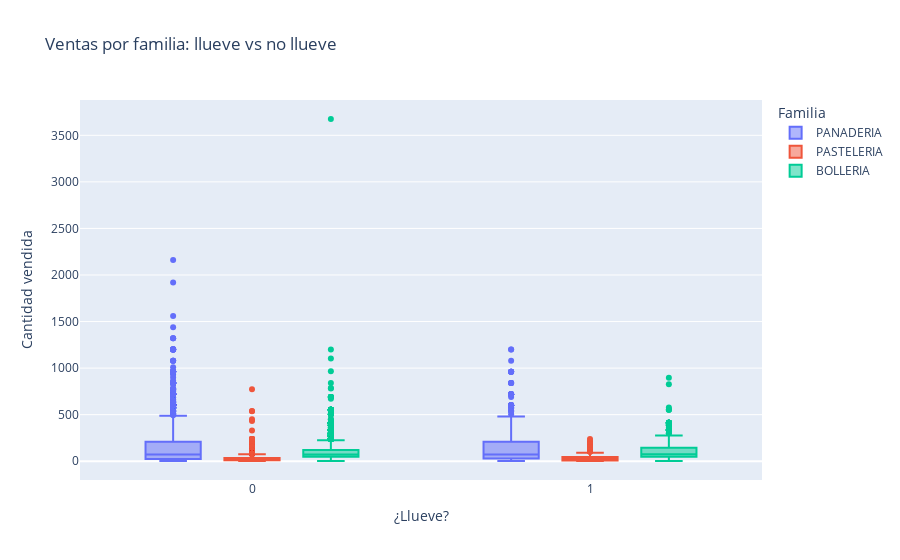

This figure's notebook cell:
### Markdown cell above
#### 14. ¿El comportamiento de compra (la variable Cantidad) cuando llueve es superior a cuando no llueve?

### Code cell
# Crear variable binaria: llueve o no
df_clima["Llueve"] = df_clima["prcp_w"].apply(lambda x: 1 if x > 0 else 0)

# Gráfico boxplot
import plotly.express as px

fig = px.box(df_clima, x="Llueve", y="Cantidad", color="Familia",
             labels={"Llueve": "¿Llueve?", "Cantidad": "Cantidad vendida"},
             title="Ventas por familia: llueve vs no llueve")
fig.show()

### Figure 1 — Plotly figure (JSON) as saved in the notebook; plotly's stock layout.template omitted (floating-point values rounded to 4 significant figures; data arrays with more than 128 entries replaced by an {"elided": "..."} marker saying what was removed)
{"data": [{"alignmentgroup": "True", "hovertemplate": "Familia=PANADERIA<br>¿Llueve?=%{x}<br>Cantidad vendida=%{y}<extra></extra>", "legendgroup": "PANADERIA", "marker": {"color": "#636efa"}, "name": "PANADERIA", "notched": false, "offsetgroup": "PANADERIA", "orientation": "v", "showlegend": true, "type": "box", "x": {"elided": "16881 int values"}, "x0": " ", "xaxis": "x", "y": {"elided": "16881 float values"}, "y0": " ", "yaxis": "y"}, {"alignmentgroup": "True", "hovertemplate": "Familia=PASTELERIA<br>¿Llueve?=%{x}<br>Cantidad vendida=%{y}<extra></extra>", "legendgroup": "PASTELERIA", "marker": {"color": "#EF553B"}, "name": "PASTELERIA", "notched": false, "offsetgroup": "PASTELERIA", "orientation": "v", "showlegend": true, "type": "box", "x": {"elided": "13493 int values"}, "x0": " ", "xaxis": "x", "y": {"elided": "13493 float values"}, "y0": " ", "yaxis": "y"}, {"alignmentgroup": "True", "hovertemplate": "Familia=BOLLERIA<br>¿Llueve?=%{x}<br>Cantidad vendida=%{y}<extra></extra>", "legendgroup": "BOLLERIA", "marker": {"color": "#00cc96"}, "name": "BOLLERIA", "notched": false, "offsetgroup": "BOLLERIA", "orientation": "v", "showlegend": true, "type": "box", "x": {"elided": "13738 int values"}, "x0": " ", "xaxis": "x", "y": {"elided": "13738 float values"}, "y0": " ", "yaxis": "y"}], "layout": {"boxmode": "group", "legend": {"title": {"text": "Familia"}, "tracegroupgap": 0}, "title": {"text": "Ventas por familia: llueve vs no llueve"}, "xaxis": {"anchor": "y", "domain": [0, 1], "title": {"text": "¿Llueve?"}}, "yaxis": {"anchor": "x", "domain": [0, 1], "title": {"text": "Cantidad vendida"}}}}
